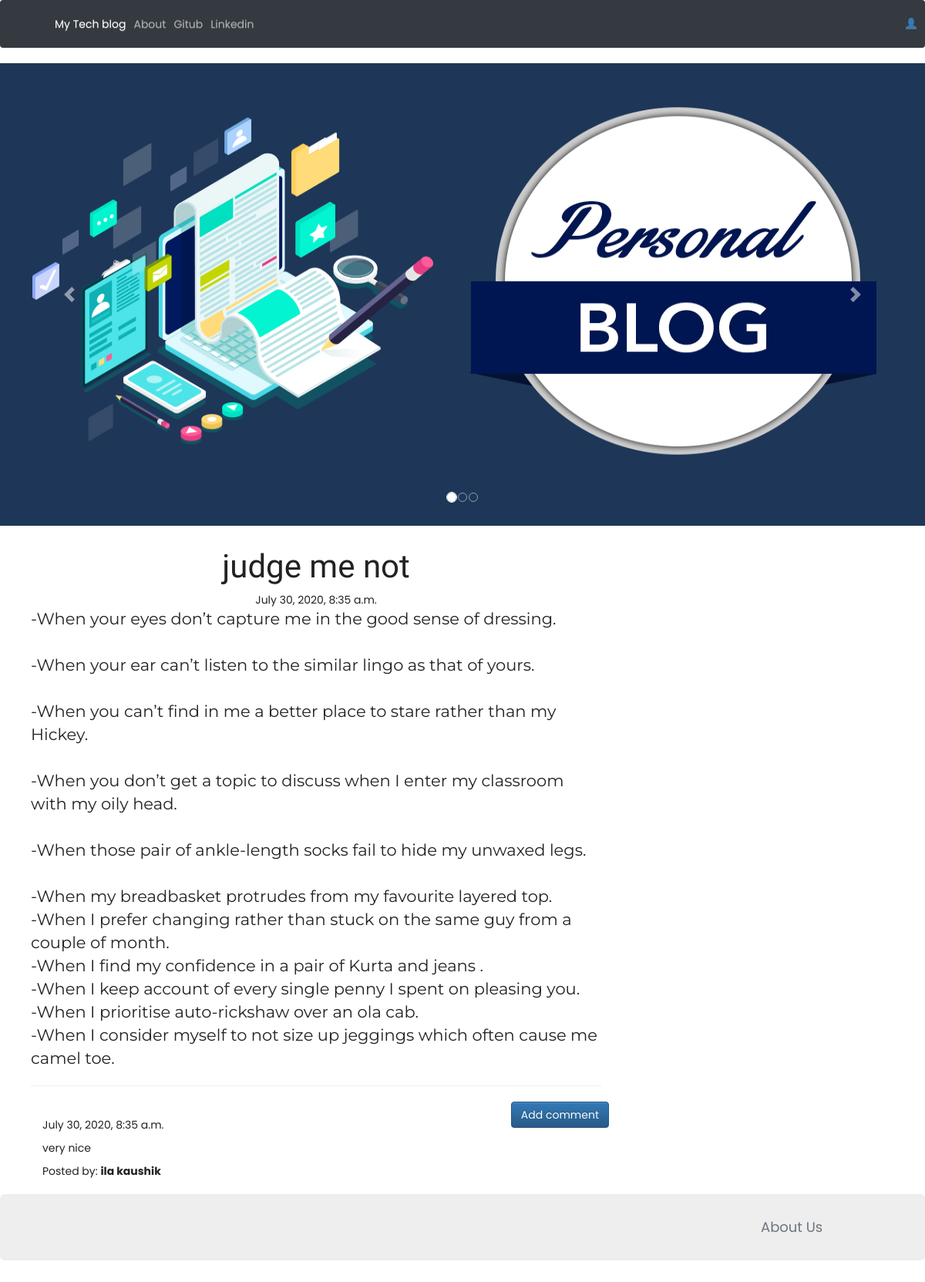
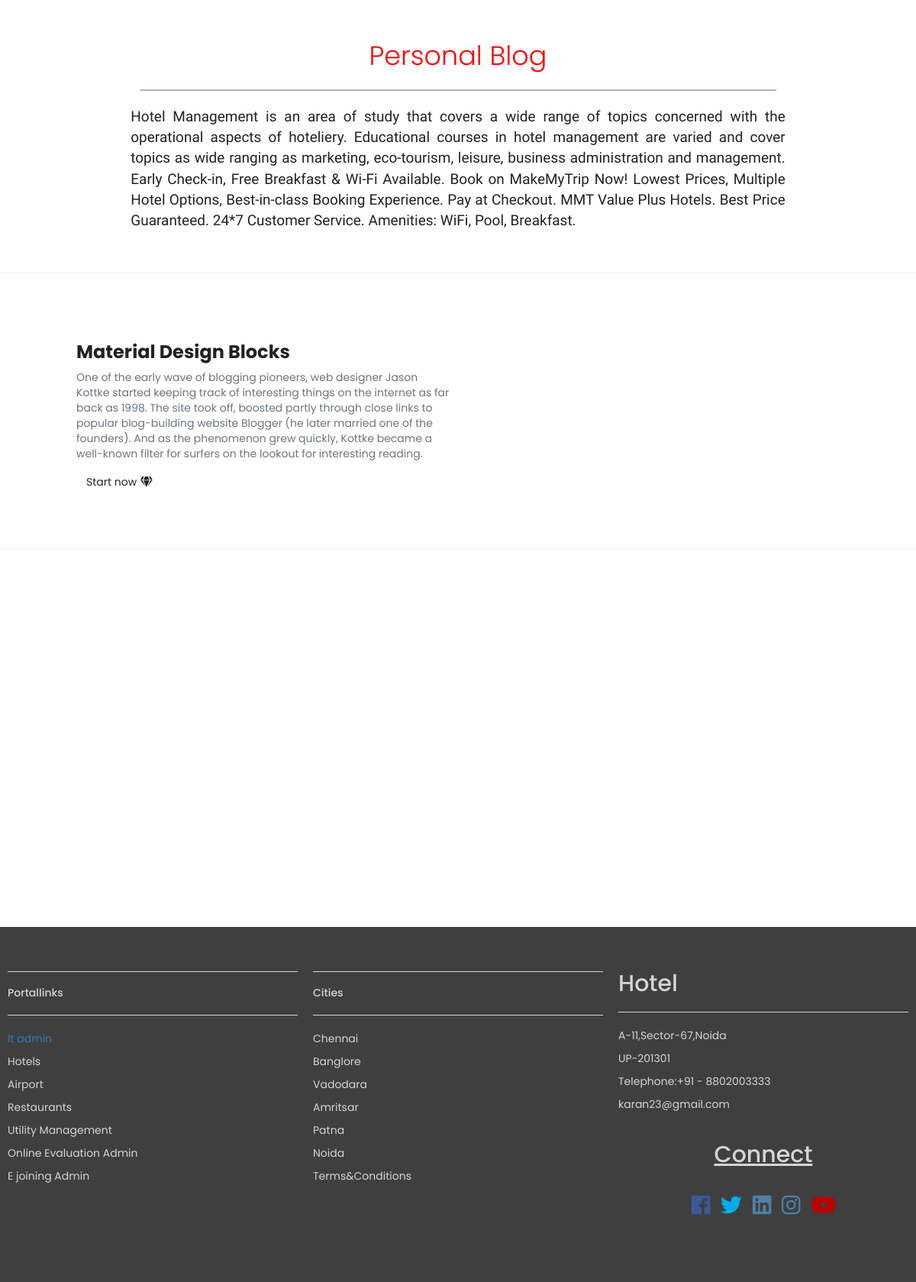
Screenshot of /post/8 with the database file from the repository (2 pictures, top to bottom).
### blog/models.py (models this page shows, shortened)
class Post(models.Model):
    author = models.ForeignKey('auth.User', on_delete=models.CASCADE,)
    title = models.CharField(max_length=200)
    text = models.TextField()
    created_date = models.DateTimeField(default=timezone.now)
    published_date = models.DateTimeField(blank=True,null=True)

class Comment(models.Model):
    post = models.ForeignKey('blog.Post',related_name='comments', on_delete=models.CASCADE,)
    author = models.CharField(max_length=200)
    text = models.TextField()
    created_date = models.DateTimeField(default=timezone.now)
    approved_comment = models.BooleanField(default=False)

### blog/views.py (the view)
# urls.py: re_path(r'^post/(?P<pk>\d+)$',views.PostDetailView.as_view(),name='post_detail'),
class PostDetailView(DetailView):
    model = Post

### blog/templates/blog/post_detail.html (shortened to what this page needs)
{% extends 'blog/base.html' %}
{% block content %}
        <h1 class='posttitle loader'>{{ post.title }}</h1>
        {% if post.published_date %}
            <div class="date postdate">
                {{ post.published_date }}
            </div>
        {% else %}
            <a class="btn btn-default" href="{% url 'post_publish' pk=post.pk %}">Publish</a>
        {% endif %}
      <p class='postcontent' >{{ post.text|safe|linebreaksbr }}</p>
  <hr>
  <a class="btn btn-primary btn-comment" href="{% url 'add_comment_to_post' pk=post.pk %}">Add comment</a>
  <div class="container">
  {% for comment in post.comments.all %}
  <br>
      {% if user.is_authenticated or comment.approved_comment %}
              {{ comment.created_date }}
          <p>{{ comment.text|safe|linebreaks }}</p>
          <p>Posted by: <strong>{{ comment.author }}</strong></p>
      {% endif %}
  {% empty %}
      <p>No comments posted.</p>
  {% endfor %}
</div>
{% endblock %}

### blog/static/css/blog.css (style rules this page uses)
.postdate { text-align: center; }
.posttitle { font-family: 'Russo One', sans-serif; font-size: 3em; text-align: center; }
.postcontent { font-family: 'Montserrat'; font-size: 1.5em; }
.btn-comment { position: absolute; right: 0px; }
.loader { filter:hue-rotate(0deg); color: linear-gradient(45deg,#0f8,#08f); animation:hue 5000ms infinite linear; }

### blog/static/css/style.css (style rules this page uses)
html,body { height:100%; width:100%; font-family: 'Poppins', sans-serif; color:#222; }

### rows the page displays
Post: title "judge me not", published_date "July 30, 2020, 8:35 a.m.", text "-When your eyes don’t capture me in the good sense of dressing. -When your ear can’t listen to the similar lingo as that of yours. -When you can’t find in me a better place to stare rather than my Hickey. -When you don’t get a topic to discuss when I enter my classroom with my oily head. -When those pair of ankle-length socks fail to hide my unwaxed legs. -When my breadbasket protrudes from my favourite layered top. -When I prefer changing rather than stuck on the same guy from a couple of month. -When I find my confidence in a pair of Kurta and jeans . -When I keep account of every single penny I spent on pleasing you. -When I prioritise auto-rickshaw over an ola cab. -When I consider…"
Comment: created_date "July 30, 2020, 8:35 a.m.", text "very nice", author "ila kaushik"
